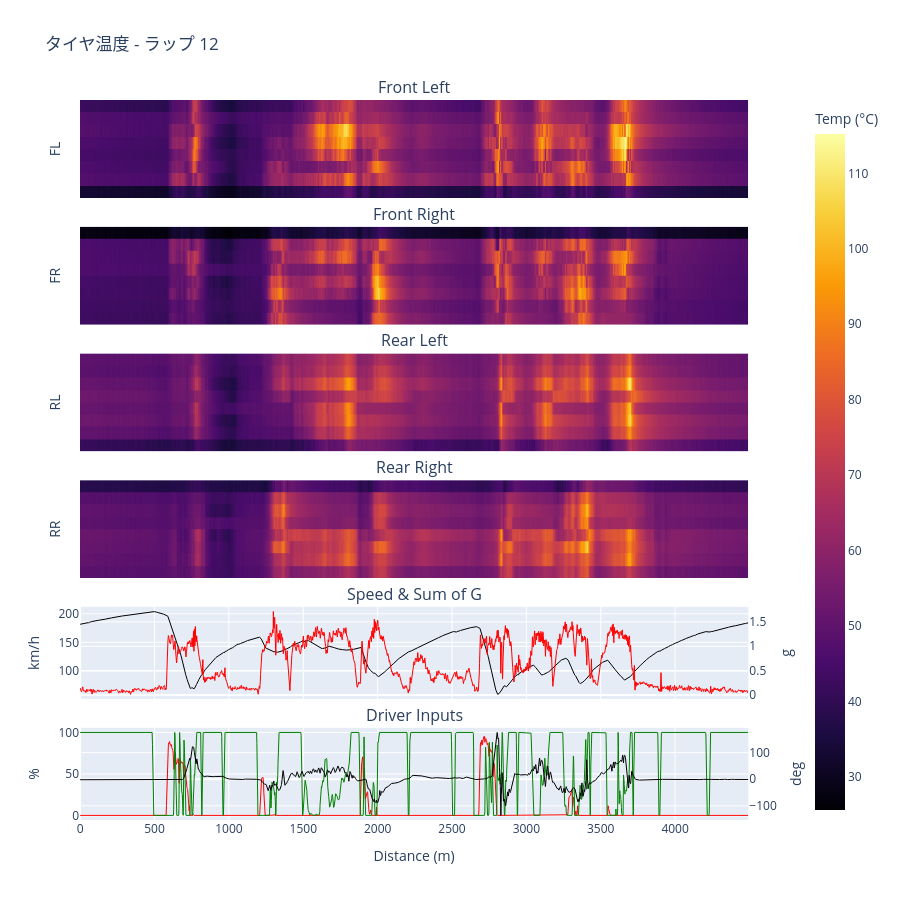

The cell this chart's notebook holds for it:
### Code cell
# タイヤサーモグラフィー - 選択したラップ
fig = plot_tire_thermography(
    channels, CHANNEL_NAMES, title=f"タイヤ温度 - ラップ {int(selected_lap['num'])}"
)
show_fig(fig)

### Figure 1 — Plotly figure (JSON) as saved in the notebook; plotly's stock layout.template omitted (floating-point values rounded to 4 significant figures; data arrays with more than 128 entries replaced by an {"elided": "..."} marker saying what was removed)
{"data": [{"colorscale": [[0.0, "#000004"], [0.1111, "#1b0c41"], [0.2222, "#4a0c6b"], [0.3333, "#781c6d"], [0.4444, "#a52c60"], [0.5556, "#cf4446"], [0.6667, "#ed6925"], [0.7778, "#fb9b06"], [0.8889, "#f7d13d"], [1.0, "#fcffa4"]], "showscale": false, "type": "heatmap", "x": {"elided": "3135 float values"}, "xaxis": "x", "y": ["1", "2", "3", "4", "5", "6", "7", "8"], "yaxis": "y", "z": {"elided": "8x3135 float values"}, "zmax": 115.2, "zmin": 25.61}, {"colorscale": [[0.0, "#000004"], [0.1111, "#1b0c41"], [0.2222, "#4a0c6b"], [0.3333, "#781c6d"], [0.4444, "#a52c60"], [0.5556, "#cf4446"], [0.6667, "#ed6925"], [0.7778, "#fb9b06"], [0.8889, "#f7d13d"], [1.0, "#fcffa4"]], "showscale": false, "type": "heatmap", "x": {"elided": "3135 float values"}, "xaxis": "x2", "y": ["1", "2", "3", "4", "5", "6", "7", "8"], "yaxis": "y2", "z": {"elided": "8x3135 float values"}, "zmax": 115.2, "zmin": 25.61}, {"colorscale": [[0.0, "#000004"], [0.1111, "#1b0c41"], [0.2222, "#4a0c6b"], [0.3333, "#781c6d"], [0.4444, "#a52c60"], [0.5556, "#cf4446"], [0.6667, "#ed6925"], [0.7778, "#fb9b06"], [0.8889, "#f7d13d"], [1.0, "#fcffa4"]], "showscale": false, "type": "heatmap", "x": {"elided": "3135 float values"}, "xaxis": "x3", "y": ["1", "2", "3", "4", "5", "6", "7", "8"], "yaxis": "y3", "z": {"elided": "8x3135 float values"}, "zmax": 115.2, "zmin": 25.61}, {"colorbar": {"title": {"text": "Temp (°C)"}}, "colorscale": [[0.0, "#000004"], [0.1111, "#1b0c41"], [0.2222, "#4a0c6b"], [0.3333, "#781c6d"], [0.4444, "#a52c60"], [0.5556, "#cf4446"], [0.6667, "#ed6925"], [0.7778, "#fb9b06"], [0.8889, "#f7d13d"], [1.0, "#fcffa4"]], "showscale": true, "type": "heatmap", "x": {"elided": "3135 float values"}, "xaxis": "x4", "y": ["1", "2", "3", "4", "5", "6", "7", "8"], "yaxis": "y4", "z": {"elided": "8x3135 float values"}, "zmax": 115.2, "zmin": 25.61}, {"line": {"color": "black", "width": 1}, "mode": "lines", "name": "Speed", "type": "scatter", "x": {"elided": "3135 float values"}, "xaxis": "x5", "y": {"elided": "3135 float values"}, "yaxis": "y5"}, {"line": {"color": "red", "width": 1}, "mode": "lines", "name": "Sum of G", "type": "scatter", "x": {"elided": "3135 float values"}, "xaxis": "x5", "y": {"elided": "3135 float values"}, "yaxis": "y6"}, {"line": {"color": "red", "width": 1}, "mode": "lines", "name": "Brake", "type": "scatter", "x": {"elided": "3135 float values"}, "xaxis": "x6", "y": {"elided": "3135 float values"}, "yaxis": "y7"}, {"line": {"color": "green", "width": 1}, "mode": "lines", "name": "Throttle", "type": "scatter", "x": {"elided": "3135 float values"}, "xaxis": "x6", "y": {"elided": "3135 float values"}, "yaxis": "y7"}, {"line": {"color": "black", "width": 1}, "mode": "lines", "name": "Steering", "type": "scatter", "x": {"elided": "3135 float values"}, "xaxis": "x6", "y": {"elided": "3135 float values"}, "yaxis": "y8"}], "layout": {"annotations": [{"font": {"size": 16}, "showarrow": false, "text": "Front Left", "x": 0.47, "xanchor": "center", "xref": "paper", "y": 1.0, "yanchor": "bottom", "yref": "paper"}, {"font": {"size": 16}, "showarrow": false, "text": "Front Right", "x": 0.47, "xanchor": "center", "xref": "paper", "y": 0.824, "yanchor": "bottom", "yref": "paper"}, {"font": {"size": 16}, "showarrow": false, "text": "Rear Left", "x": 0.47, "xanchor": "center", "xref": "paper", "y": 0.648, "yanchor": "bottom", "yref": "paper"}, {"font": {"size": 16}, "showarrow": false, "text": "Rear Right", "x": 0.47, "xanchor": "center", "xref": "paper", "y": 0.472, "yanchor": "bottom", "yref": "paper"}, {"font": {"size": 16}, "showarrow": false, "text": "Speed & Sum of G", "x": 0.47, "xanchor": "center", "xref": "paper", "y": 0.296, "yanchor": "bottom", "yref": "paper"}, {"font": {"size": 16}, "showarrow": false, "text": "Driver Inputs", "x": 0.47, "xanchor": "center", "xref": "paper", "y": 0.128, "yanchor": "bottom", "yref": "paper"}], "height": 900, "showlegend": false, "title": {"text": "タイヤ温度 - ラップ 12"}, "width": 900, "xaxis": {"anchor": "y", "domain": [0.0, 0.94], "matches": "x6", "showticklabels": false}, "xaxis2": {"anchor": "y2", "domain": [0.0, 0.94], "matches": "x6", "showticklabels": false}, "xaxis3": {"anchor": "y3", "domain": [0.0, 0.94], "matches": "x6", "showticklabels": false}, "xaxis4": {"anchor": "y4", "domain": [0.0, 0.94], "matches": "x6", "showticklabels": false}, "xaxis5": {"anchor": "y5", "domain": [0.0, 0.94], "matches": "x6", "showticklabels": false}, "xaxis6": {"anchor": "y7", "domain": [0.0, 0.94], "title": {"text": "Distance (m)"}}, "yaxis": {"anchor": "x", "autorange": "reversed", "domain": [0.864, 1.0], "showticklabels": false, "title": {"text": "FL"}}, "yaxis2": {"anchor": "x2", "autorange": "reversed", "domain": [0.688, 0.824], "showticklabels": false, "title": {"text": "FR"}}, "yaxis3": {"anchor": "x3", "autorange": "reversed", "domain": [0.512, 0.648], "showticklabels": false, "title": {"text": "RL"}}, "yaxis4": {"anchor": "x4", "autorange": "reversed", "domain": [0.336, 0.472], "showticklabels": false, "title": {"text": "RR"}}, "yaxis5": {"anchor": "x5", "domain": [0.168, 0.296], "title": {"text": "km/h"}}, "yaxis6": {"anchor": "x5", "overlaying": "y5", "side": "right", "title": {"text": "g"}}, "yaxis7": {"anchor": "x6", "domain": [0.0, 0.128], "title": {"text": "%"}}, "yaxis8": {"anchor": "x6", "overlaying": "y7", "side": "right", "title": {"text": "deg"}}}}
